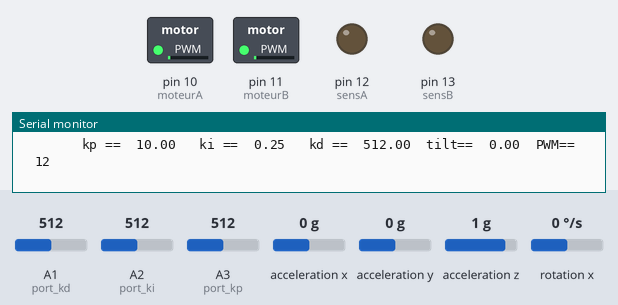
A sketch run on a simulated Arduino Uno, built with avr-gcc and run on an emulated ATmega328P. Shown: switched loads named in the sketch (green lamp = pin HIGH), output pins drawn as LEDs (lit = HIGH), the last lines printed to the serial monitor. Wiring (inferred from the names in the program): MPU-6050 motion sensor at I2C address 0x68. The test bench sets the inputs (shaded band); at power-on: acceleration y 0 g, A3 (port_kp) = 512, acceleration z 1 g, A1 (port_kd) = 512, A2 (port_ki) = 512, acceleration x 0 g, rotation x 0 °/s.

Above: at 2.2 s.
2.3 s: acceleration y set to -1.4 g
At 4.3 s:
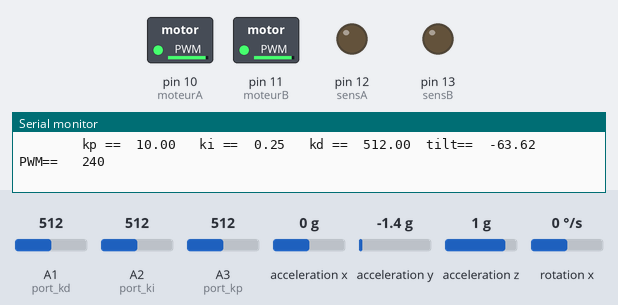
5.3 s: A3 (port_kp) set to 107
8.3 s: A3 (port_kp) set to 92
At 10.3 s:
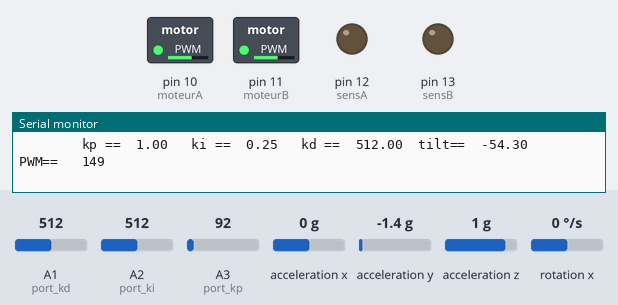
11.3 s: acceleration y set to 0 g
At 14.2 s:
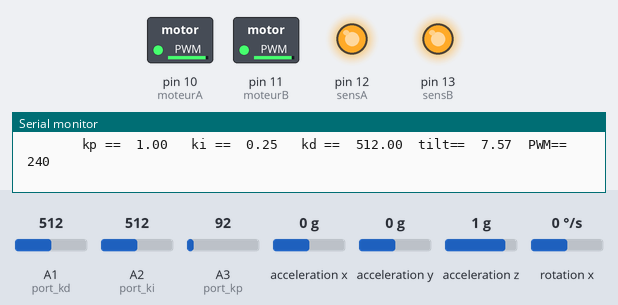
14.3 s: acceleration z set to 0.1 g
17.3 s: acceleration z set to -0.2 g
At 17.9 s:
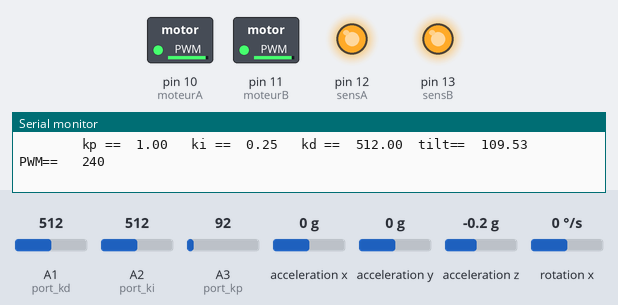
Timing chart, 0 to 21.0 s (numbered marks = the images above; inputs shaded):
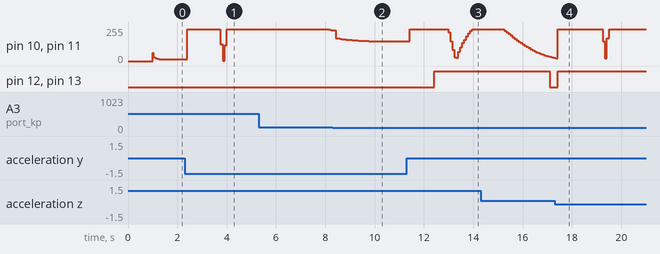

Measured:
- after the input at 5.3 s, pin 10 (moteurA), pin 11 (moteurB): 240/255 → 236/255 after 2.9 s, → 232/255 0.08 s later
- after the input at 11.3 s, pin 12 (sensA), pin 13 (sensB): LOW → HIGH after 1.1 s
- after the input at 17.3 s, pin 12 (sensA), pin 13 (sensB): LOW → HIGH after 0.13 s

The sketch:

bien_organiser.ino
```cpp
// (licence header left out)
#include<Wire.h>
#include "Kalman.h"
int mpu_addr = 0x68; //who am i ? (mpu6050)
int16_t AcY, AcZ, GyX;
uint32_t timer;

double tilt_X; //These is the angle
int moteurA = 10, moteurB = 11; // input pwm for motors
int sensA = 12, sensB = 13;
int sens ; // les sens de rotation des moteurs
double lastTime;
double reference = -0.4;
Kalman kalmanX;

int speed; //pwm

// PID
 float Kp = 6;
 float Ki = 1;
 float Kd = 100;
float pTerm, iTerm, dTerm, integrated_error, last_error, error;
const float K = 1.9 * 1.12;
#define   GUARD_GAIN   20.0

//////////////
int port_kp = 3, port_ki = 2,port_kd= 1;

#define degconvert 57.2957786 //there are like 57 degrees in a radian.


///pid 2
double ITerm ;
double lastInput,thisTime,timeChange,lastpitch;

void setup()
{
  // put your setup code here, to run once:
  pinMode(moteurA, OUTPUT);
  pinMode(moteurB, OUTPUT);
  pinMode(sensA, OUTPUT);
  pinMode(sensB, OUTPUT);

  Wire.begin();
  Wire.setClock(400000UL); // Set I2C frequency to 400kHz
  Wire.beginTransmission(mpu_addr);
  Wire.write(0x6B);
  Wire.write(0); // wake up the mpu6050
  Wire.endTransmission(true);
  Serial.begin(9600);
  delay(1000);

  timer = micros();
}

void loop()
{
    /// lire les valeurs de l'acc et gyro a partir de l'MPU6050 ///
    AcY = Acc_Y() ;
    AcZ = Acc_Z() ;
    GyX = Gyro_X() ;

    double Roll= atan2(AcY, AcZ)*degconvert;
    double GyX = GyX/131.0 ;


    double dt = (double)(micros() - timer) / 1000000; //This line does three things: 1) stops the timer, 2)converts the timer's output to seconds from microseconds, 3)casts the value as a double saved to "dt".
    timer = micros(); //start the timer again so that we can calculate the next dt.
    //determiner speed(pwm) a l'aide d'un PID controller

    //pid();
    PID();

    //determiner le sense du moteur
    sens = (tilt_X > 0) ? 1 : 0 ;

    speed = abs(speed);

    //determiner l'angle soit a partir de kalman filter soit a partir d'un filter complementaire
    //tilt_X = Complementary_Filter(Roll, GyX, dt);
    tilt_X = kalmanX.getAngle(Roll, GyX,dt);

    // faire tourner les moteur
    tourne_moteur(sens, speed);
    delay(5);
    /////// potentiometre//////
    Kp = analogRead(port_kp);
    Ki = analogRead(port_ki);
    Kd = analogRead(port_kd);
    Kp = map(Kp, 0, 1024, 0, 20);
    Ki = 0.000488 * Ki;
    /////// simple affichage /////

    Serial.print("        kp ==  ");
    Serial.print(Kp);
    Serial.print("   ki ==  ");
    Serial.print(Ki);
    Serial.print("   kd ==  ");
    Serial.print(Kd);
    Serial.print("  tilt==  ");
    Serial.print(tilt_X);
    Serial.print("  PWM==   ");
    Serial.println(speed);
}


void tourne_moteur(int sens, int pwm)
{
  digitalWrite(sensA, sens);
  analogWrite(moteurA, pwm);
  digitalWrite(sensB, sens);
  analogWrite(moteurB, pwm);
}

/*
int pid()
{

      unsigned long now = millis();
      timeChange = (now - lastTime);
      //Compute all the working error variables
      double input = tilt_X;
      double error = reference - input;

      Serial.print("      error == ");
      Serial.print(error);


      if(ITerm>80) ITerm = 80 ;
      else if (ITerm<-80) ITerm = -80 ;
      Serial.print("      iterm 222== ");
      Serial.print(ITerm);

      ITerm= (ITerm+error*timeChange)/2.0;
      double dInput = (input - lastInput)/timeChange;

      Serial.print("      dterm == ");
      Serial.print(dInput);
      speed = Kp * error + ITerm*Ki - Kd * dInput;

      speed=constrain(speed,-240,240);

      lastInput = input;
      lastTime = now;
}
*/
int PID()
{
    float pitch = tilt_X ;
    thisTime = millis();
    timeChange = double(thisTime - lastTime);

    float error = reference - pitch;

    float pTerm = Kp * error;
    iTerm = (iTerm + error * timeChange)/2.0;
    double integrale ;
    integrale = Ki * iTerm ;
    integrale =constrain(integrale,-100,100); //action antiwindup
    float dTerm = Kd * (error - last_error); // timeChange;

    lastpitch = pitch;
    lastTime = thisTime;

    float PIDValue = pTerm + integrale - dTerm;
    if(PIDValue>240) PIDValue=240;
    else if(PIDValue< -240) PIDValue = -240;
    //constrain(PIDValue,-240,240);

    last_error = error  ;
    speed=PIDValue;
    //return int(PIDValue);
}

double absolute(double x)
{
  return (x > 0) ? x : x * (-1.0);
}

double Gyro_X()
{
  Wire.beginTransmission(mpu_addr);
  Wire.write(0x43);
  Wire.endTransmission(false);
  Wire.requestFrom(mpu_addr,2);
  double GyX=Wire.read()<<8|Wire.read();
  Wire.endTransmission(true);
  return GyX;
}

double Acc_Y()
{
  Wire.beginTransmission(mpu_addr);
  Wire.write(0x3D);
  Wire.endTransmission(false);
  Wire.requestFrom(mpu_addr,2);
  double AccY=Wire.read()<<8|Wire.read();
  Wire.endTransmission(true);
  return AccY;
}

double Acc_Z()
{
  Wire.beginTransmission(mpu_addr);
  Wire.write(0x3F);
  Wire.endTransmission(false);
  Wire.requestFrom(mpu_addr,2);
  double AccZ=Wire.read()<<8|Wire.read();
  Wire.endTransmission(true);
  return AccZ;
}
```

Kalman.cpp
```cpp
// (licence header left out)
#include "Kalman.h"

Kalman::Kalman() {
    /* We will set the variables like so, these can also be tuned by the user */
    Q_angle = 0.001f;
    Q_bias = 0.003f;
    R_measure = 0.03f;

    angle = 0.0f; // Reset the angle
    bias = 0.0f; // Reset bias

    P[0][0] = 0.0f; // Since we assume that the bias is 0 and we know the starting angle (use setAngle), the error covariance matrix is set like so - see: http://en.wikipedia.org/wiki/Kalman_filter#Example_application.2C_technical
    P[0][1] = 0.0f;
    P[1][0] = 0.0f;
    P[1][1] = 0.0f;
};

// The angle should be in degrees and the rate should be in degrees per second and the delta time in seconds
float Kalman::getAngle(float newAngle, float newRate, float dt) {
    // KasBot V2  -  Kalman filter module - http://www.x-firm.com/?page_id=145
    // Modified by Kristian Lauszus
    // See my blog post for more information: http://blog.tkjelectronics.dk/2012/09/a-practical-approach-to-kalman-filter-and-how-to-implement-it

    // Discrete Kalman filter time update equations - Time Update ("Predict")
    // Update xhat - Project the state ahead
    /* Step 1 */
    rate = newRate - bias;
    angle += dt * rate;

    // Update estimation error covariance - Project the error covariance ahead
    /* Step 2 */
    P[0][0] += dt * (dt*P[1][1] - P[0][1] - P[1][0] + Q_angle);
    P[0][1] -= dt * P[1][1];
    P[1][0] -= dt * P[1][1];
    P[1][1] += Q_bias * dt;

    // Discrete Kalman filter measurement update equations - Measurement Update ("Correct")
    // Calculate Kalman gain - Compute the Kalman gain
    /* Step 4 */
    float S = P[0][0] + R_measure; // Estimate error
    /* Step 5 */
    float K[2]; // Kalman gain - This is a 2x1 vector
    K[0] = P[0][0] / S;
    K[1] = P[1][0] / S;

    // Calculate angle and bias - Update estimate with measurement zk (newAngle)
    /* Step 3 */
    float y = newAngle - angle; // Angle difference
    /* Step 6 */
    angle += K[0] * y;
    bias += K[1] * y;

    // Calculate estimation error covariance - Update the error covariance
    /* Step 7 */
    float P00_temp = P[0][0];
    float P01_temp = P[0][1];

    P[0][0] -= K[0] * P00_temp;
    P[0][1] -= K[0] * P01_temp;
    P[1][0] -= K[1] * P00_temp;
    P[1][1] -= K[1] * P01_temp;

    return angle;
};

void Kalman::setAngle(float angle) { this->angle = angle; }; // Used to set angle, this should be set as the starting angle
float Kalman::getRate() { return this->rate; }; // Return the unbiased rate

/* These are used to tune the Kalman filter */
void Kalman::setQangle(float Q_angle) { this->Q_angle = Q_angle; };
void Kalman::setQbias(float Q_bias) { this->Q_bias = Q_bias; };
void Kalman::setRmeasure(float R_measure) { this->R_measure = R_measure; };

float Kalman::getQangle() { return this->Q_angle; };
float Kalman::getQbias() { return this->Q_bias; };
float Kalman::getRmeasure() { return this->R_measure; };
```

Kalman.h
```cpp
// (licence header left out)
#ifndef _Kalman_h_
#define _Kalman_h_

class Kalman {
public:
    Kalman();

    // The angle should be in degrees and the rate should be in degrees per second and the delta time in seconds
    float getAngle(float newAngle, float newRate, float dt);

    void setAngle(float angle); // Used to set angle, this should be set as the starting angle
    float getRate(); // Return the unbiased rate

    /* These are used to tune the Kalman filter */
    void setQangle(float Q_angle);
    void setQbias(float Q_bias);
    void setRmeasure(float R_measure);

    float getQangle();
    float getQbias();
    float getRmeasure();

private:
    /* Kalman filter variables */
    float Q_angle; // Process noise variance for the accelerometer
    float Q_bias; // Process noise variance for the gyro bias
    float R_measure; // Measurement noise variance - this is actually the variance of the measurement noise

    float angle; // The angle calculated by the Kalman filter - part of the 2x1 state vector
    float bias; // The gyro bias calculated by the Kalman filter - part of the 2x1 state vector
    float rate; // Unbiased rate calculated from the rate and the calculated bias - you have to call getAngle to update the rate

    float P[2][2]; // Error covariance matrix - This is a 2x2 matrix
};

#endif
```
